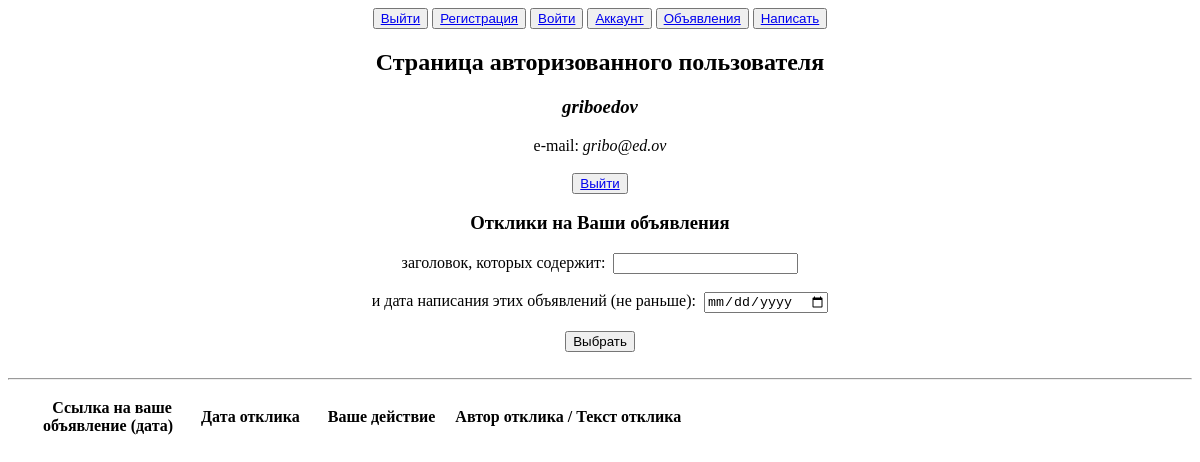
The page /users/account/ (signed in) on the database as committed earlier.
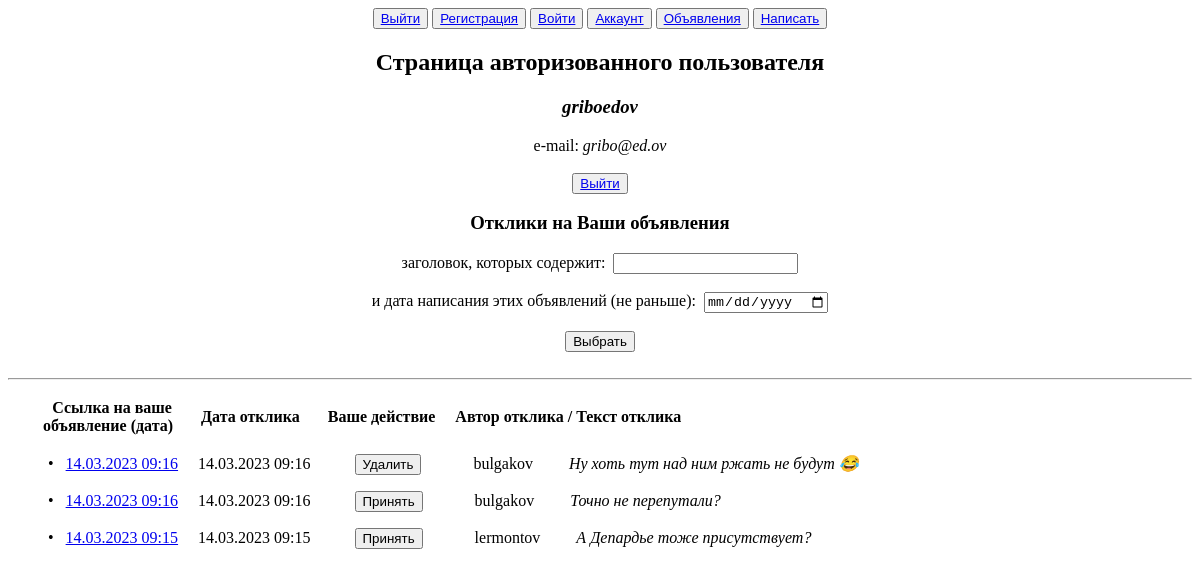
The same page on the database as committed later.
### postboard/models.py (models this page shows, shortened)
class Feedback(models.Model):
    text = models.TextField(verbose_name='Текст отклика')
    time = models.DateTimeField(auto_now_add=True, verbose_name='Время написания')
    post = models.ForeignKey(Post, on_delete=models.CASCADE, verbose_name='К объявлению')
    author = models.ForeignKey(FunUser, on_delete=models.CASCADE, verbose_name='Автор')
    is_active = models.BooleanField(default=False, verbose_name='Опубликовано',)
    class Meta:
        verbose_name = 'Отклик'
        verbose_name_plural = 'Отклики'
        ordering = ['-time']

### users/models.py (models this page shows)
class FunUser(AbstractUser):
    code = models.CharField(max_length=63, blank=True)

### users/views.py (the view, shortened to what this page needs)
# urls.py: path('account/', AccountView.as_view(template_name='users/account.html'), name='account'),
class AccountView(LoginRequiredMixin, ListView):
    model = Post
    ordering = '-time'
    context_object_name = 'posts'
    paginate_by = 5
    def get_queryset(self):
        queryset = super().get_queryset().filter(author=self.request.user)
        self.filterset = PostFilter(self.request.GET, queryset)
        return self.filterset.qs
    def get_context_data(self, **kwargs):
        context = super().get_context_data(**kwargs)
        context['filterset'] = self.filterset
        feedbacks = []
        for p in self.filterset.qs:
            feedback = Feedback.objects.filter(post=p)
            feedbacks.append(feedback)
        context['filter_feedback'] = feedbacks
        context['title'] = 'Мой аккаунт'
        return context

### templates/users/account.html (shortened to what this page needs)
{% extends 'default.html' %}
{% block content %}
    <center>
        <h2>Страница авторизованного пользователя</h2>
        <h3><em> {{user.username}} </em></h3>
        <div>  e-mail: <em>{{user.email}}</em></div>
        <br>
        <button><a href="{% url 'logout' %}" role="button">Выйти</a></button>
        <br>
        <h3> Отклики на Ваши объявления </h3>
        <form action="" method="get">
        {% for f in filterset.form %}
            <div><label class="form-label" for="{{ f.id_for_label }}">{{f.label}}: </label>&nbsp{{ f }}</div>
            <br>
        {% endfor %}
        <input type="submit" name="do_search" value="Выбрать" />
        </form>
    </center>
    <br>
    <hr>
    {% if filter_feedback %}
        <table>
            <ul>
                <tr>
                    <th> &nbsp &nbsp &nbsp &nbsp </th>
                    <th> &nbsp Ссылка на  ваше &nbsp<br> объявление (дата) &nbsp </th>
                    <th> &nbsp &nbsp Дата отклика &nbsp &nbsp &nbsp</th>
                    <th> Ваше действие &nbsp &nbsp</th>
                    <th> Автор отклика / Текст отклика &nbsp &nbsp</th>
                </tr>
            </ul>
        </table>
    {% endif %}
    {% if filter_feedback %}
        {% for feedbacks in filter_feedback %}
            {% if feedbacks %}
                {% for feedback in feedbacks%}
                    <ul>
                    <form action="" method="post">
                        • &nbsp
                        <a href="{% url 'post' pk=feedback.post.pk %}">{{feedback.time|date:'d.m.Y H:i'}}</a>
                        {{ feedback.time |date:'d.m.Y H:i' }}
                        {% if feedback.is_active %}
                            <input type="submit" name="{{feedback.pk}}" value="Удалить" />
                        {% else %}
                            <input type="submit" name="{{feedback.pk}}" value="Принять" />
                        {% endif %}
                        {{ feedback.author }}
                        <i> {{ feedback.text }} </i>
                    </form>
                    </ul>
                {% endfor %}
            {% endif %}
        {% endfor %}
    {% endif %}
{% endblock content %}

Rows that differ between the two databases and show on the page:
added Feedback: time "14.03.2023 09:16", author "bulgakov", text "Ну хоть тут над ним ржать не будут 😂"
added Feedback: time "14.03.2023 09:16", author "bulgakov", text "Точно не перепутали?"
added Feedback: time "14.03.2023 09:15", author "lermontov", text "А Депардье тоже присутствует?"
